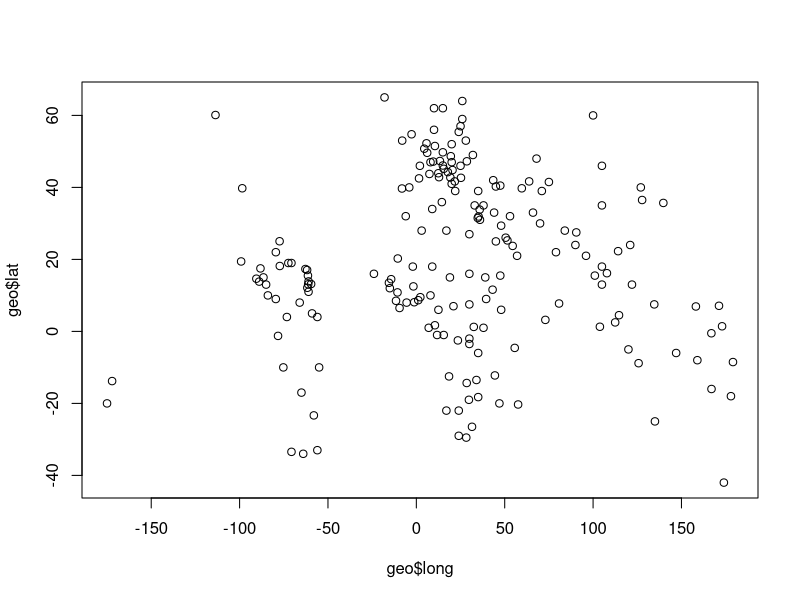
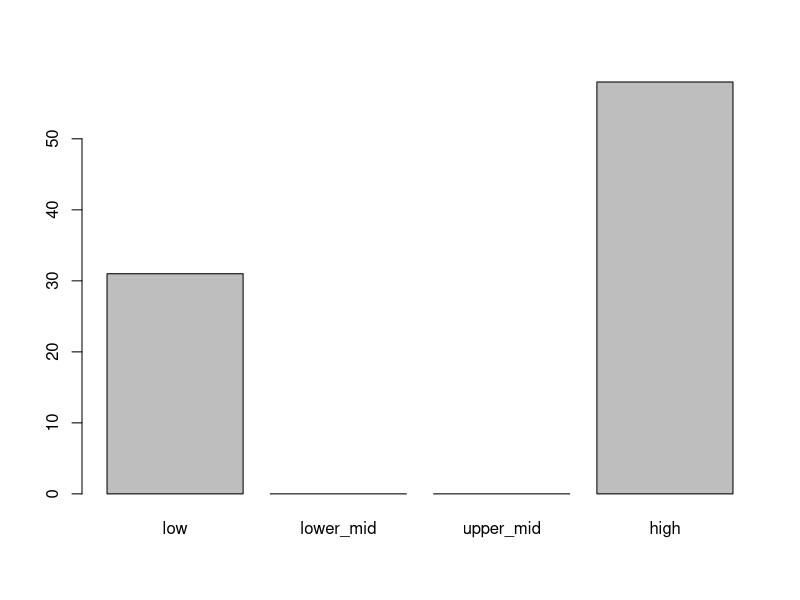
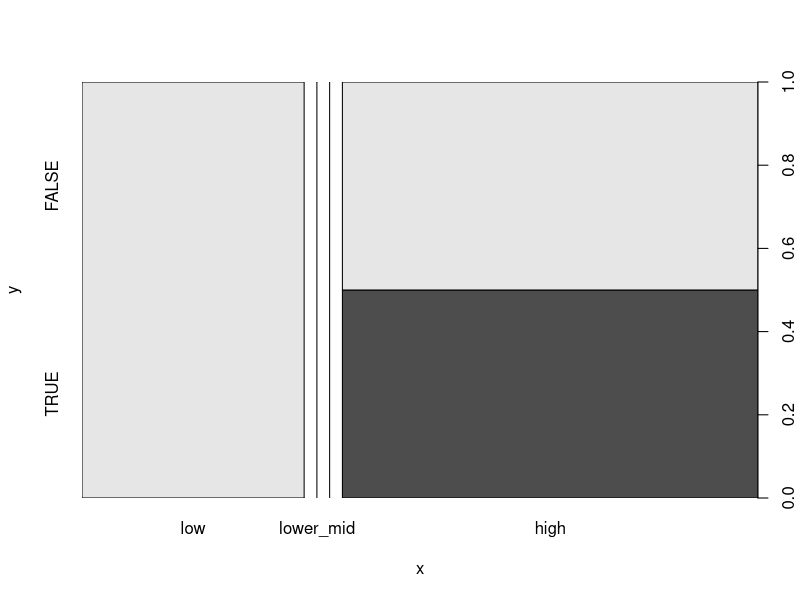

Reproduce these figures in R, in order.
## ---- chunk 1
knitr::opts_chunk$set(fig.width=6, fig.height=3.5, fig.align="center", comment="    ")
## ---- chunk 2
library(tidyverse)

# OR
library(dplyr)
library(readr)
library(tidyr)
library(ggplot2)
## ---- chunk 3
geo <- read_csv("r-intro-2-files/geo.csv")

geo
## ---- chunk 4
data_frame(foo=c(10,20,30), bar=c("a","b","c"))
## ---- chunk 5
nrow(geo)
ncol(geo)
colnames(geo)
summary(geo)
## ---- chunk 6
geo[4,2]
## ---- chunk 7
geo[4,"region"]
## ---- chunk 8
geo[4,]
geo[,"region"]
## ---- chunk 9
rows_wanted <- c(1,3,5)
geo[rows_wanted,]
## ---- chunk 10
geo[c(1,3,5),]
geo[1:7,]
## ---- chunk 11
head( geo$region )
head( geo[["region"]] )
## ---- chunk 12
geo$region[4]
## ---- chunk 13
plot(geo$long, geo$lat)
## ---- chunk 14
is_southern <- geo$lat < 0

head(is_southern)
sum(is_southern)
## ---- chunk 15
geo[is_southern,]
## ---- chunk 16
southern_oecd <- is_southern & geo$oecd

geo[southern_oecd,]
## ---- chunk 17
geo$southern <- is_southern

geo
## ---- chunk 18
filter(geo, lat < 0 & oecd)
## ---- chunk 19
count(geo, region)
count(geo, income2017)
## ---- chunk 20
head( factor(geo$income2017, levels=c("low","lower_mid","upper_mid","high")) )
## ---- chunk 21
geo$income2017 <- factor(geo$income2017, levels=c("low","lower_mid","upper_mid","high"))
## ---- chunk 22
count(geo, income2017)
## ---- chunk 23
plot(geo$income2017)
## ---- chunk 24
plot(geo$income2017, factor(geo$oecd))
## ---- chunk 25
count(geo, income2017, oecd)
## ---- chunk 26
counts <- count(geo, income2017, oecd)
spread(counts, key=income2017, value=n, fill=0)
## ---- chunk 27
geo$southern <- geo$lat < 0
## ---- chunk 28
arrange(geo, lat)
## ---- chunk 29
arrange(geo, desc(name))
## ---- chunk 30
gap <- read_csv("r-intro-2-files/gap-minder.csv")
gap
## ---- chunk 31
gap_geo <- left_join(gap, geo, by="name")
gap_geo
